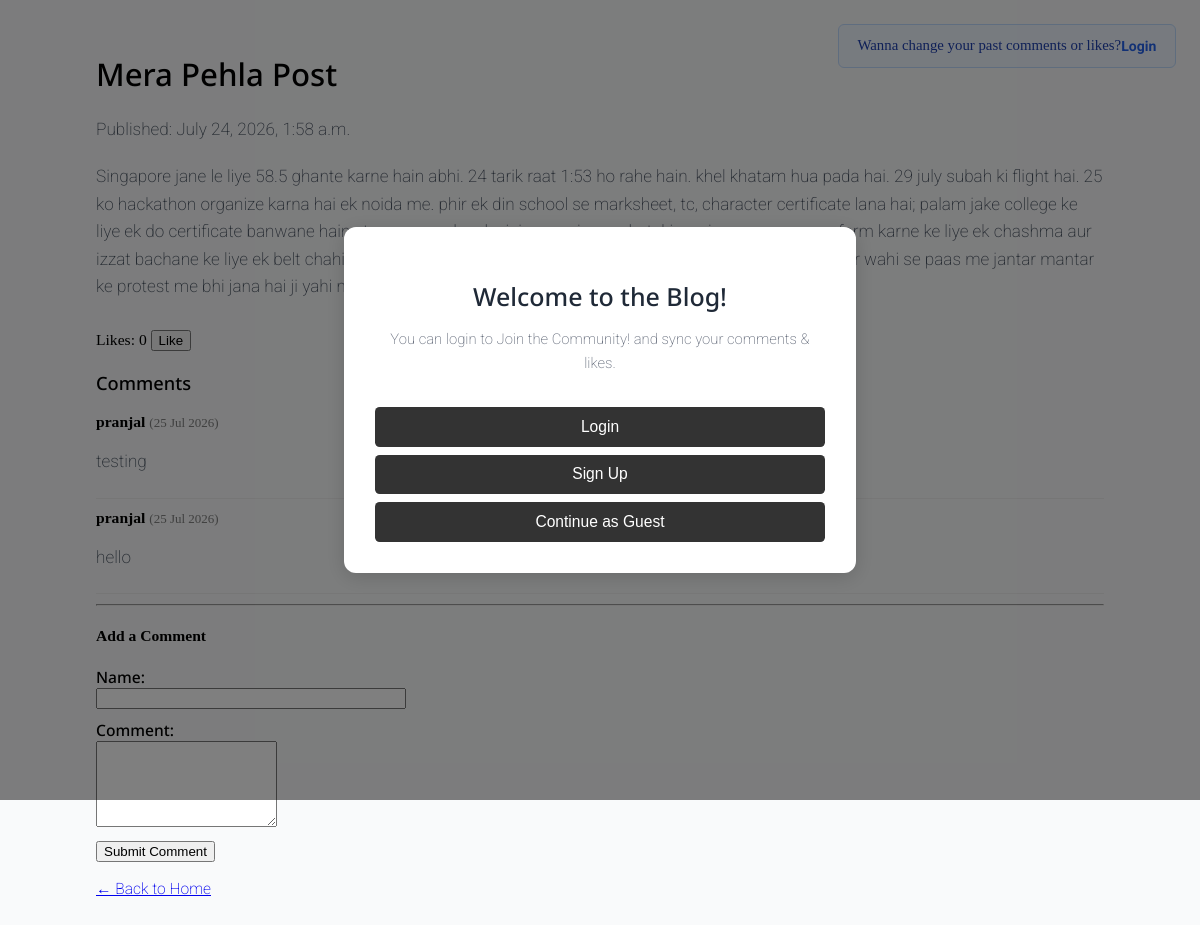
The page /article/mera-pehla-post/ on the database as committed earlier.
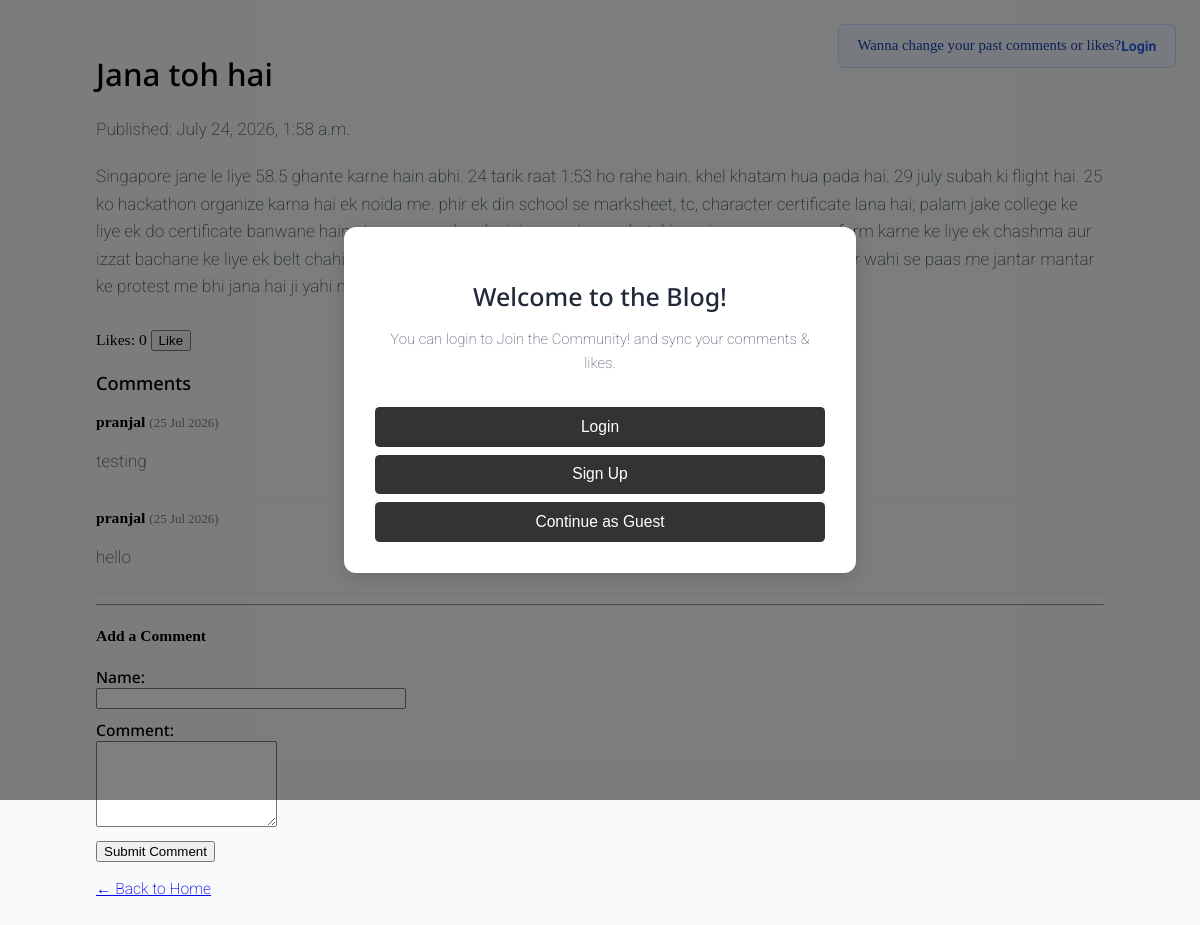
The same page on the database as committed later.
### blogapp/models.py (models this page shows, shortened)
class Article(models.Model):
    title = models.CharField(max_length=200)
    slug = models.SlugField(unique=True)
    content = models.TextField()
    created_at = models.DateTimeField(auto_now_add=True)
    updated_at = models.DateTimeField(auto_now=True)
    likes = models.PositiveIntegerField(default=0)

### blogapp/views.py (the view)
# urls.py: path('article/<slug:slug>/', views.article_detail, name='article_detail'),
def article_detail(request, slug):
    article = get_object_or_404(Article, slug=slug)
    my_comments = request.session.get('my_comments', [])
    context = {
        'article' : article,
        'my_comments' : my_comments,
    }
    return render(request, 'blogapp/article_detail.html', context)

### blogapp/templates/blogapp/article_detail.html
{% extends 'blogapp/base.html' %}
    {% block content %}
    <div style="padding: 4vh 8vw;">
        {% if not request.user.is_authenticated %}
        <div class="top-guest-nudge">
            <span>Wanna change your past comments or likes?</span>
            <a href="#" style="color: #2563eb; font-weight: bold; text-decoration: none;"
            hx-get="{% url 'htmx_login_form' %}" hx-target="#modal-dynamic-content"
            onclick="document.getElementById('main-auth-modal').style.display='flex'; return false;">Login</a>
        </div>
        {% endif %}
        <h1>{{ article.title }}</h1>
        <p>Published: {{ article.created_at }}</p>
        <div class="article-content">
            {{ article.content|linebreaks }}
        </div>
        <div id="like-section">
            <span>Likes: {{ article.likes }}</span>
            <button hx-post="{% url 'like_article' article.slug %}"
                    hx-target="#like-section">
                Like
            </button>
        </div>
        <div id="comment-section">
            {% include 'blogapp/comments_partial.html' %}
        </div>
        <br>
        <a href="{% url 'home' %}">← Back to Home</a>
    </div>
{% endblock %}

Rows that differ between the two databases and show on the page:
changed Article: title "Mera Pehla Post" → "Jana toh hai"
